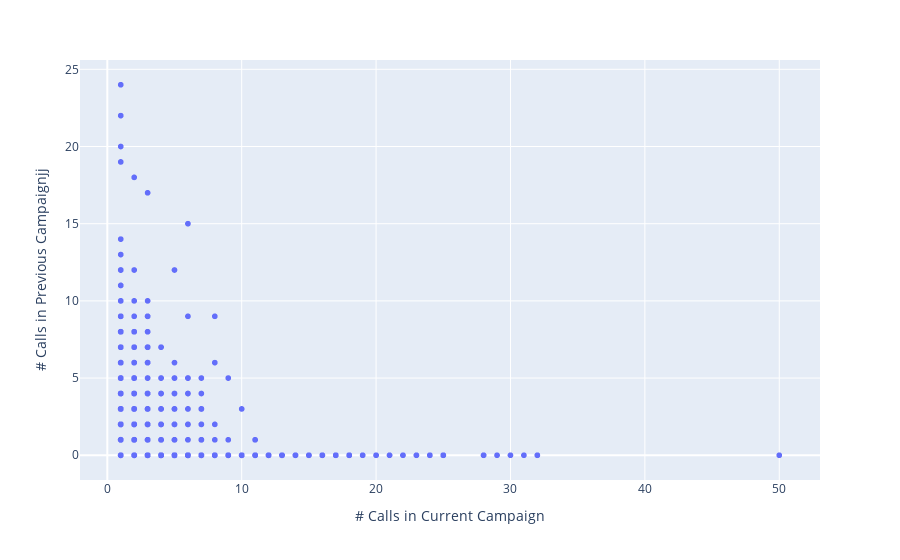

Notebook code cell kept with this figure:
### Markdown cell above
# No. of Calls in Previous vs Current Campaign

### Code cell
fig = px.scatter(df, x="campaign", y="previous")
fig.update_layout(
	xaxis_title="# Calls in Current Campaign",
	yaxis_title="# Calls in Previous Campaignjj"
)
fig.show()

### Figure 1 — Plotly figure (JSON) as saved in the notebook; plotly's stock layout.template omitted (floating-point values rounded to 4 significant figures; data arrays with more than 128 entries replaced by an {"elided": "..."} marker saying what was removed)
{"data": [{"hovertemplate": "campaign=%{x}<br>previous=%{y}<extra></extra>", "legendgroup": "", "marker": {"color": "#636efa", "symbol": "circle"}, "mode": "markers", "name": "", "showlegend": false, "type": "scattergl", "x": {"elided": "3999 int values"}, "xaxis": "x", "y": {"elided": "3999 int values"}, "yaxis": "y"}], "layout": {"legend": {"tracegroupgap": 0}, "margin": {"t": 60}, "xaxis": {"anchor": "y", "domain": [0, 1], "title": {"text": "# Calls in Current Campaign"}}, "yaxis": {"anchor": "x", "domain": [0, 1], "title": {"text": "# Calls in Previous Campaignjj"}}}}
